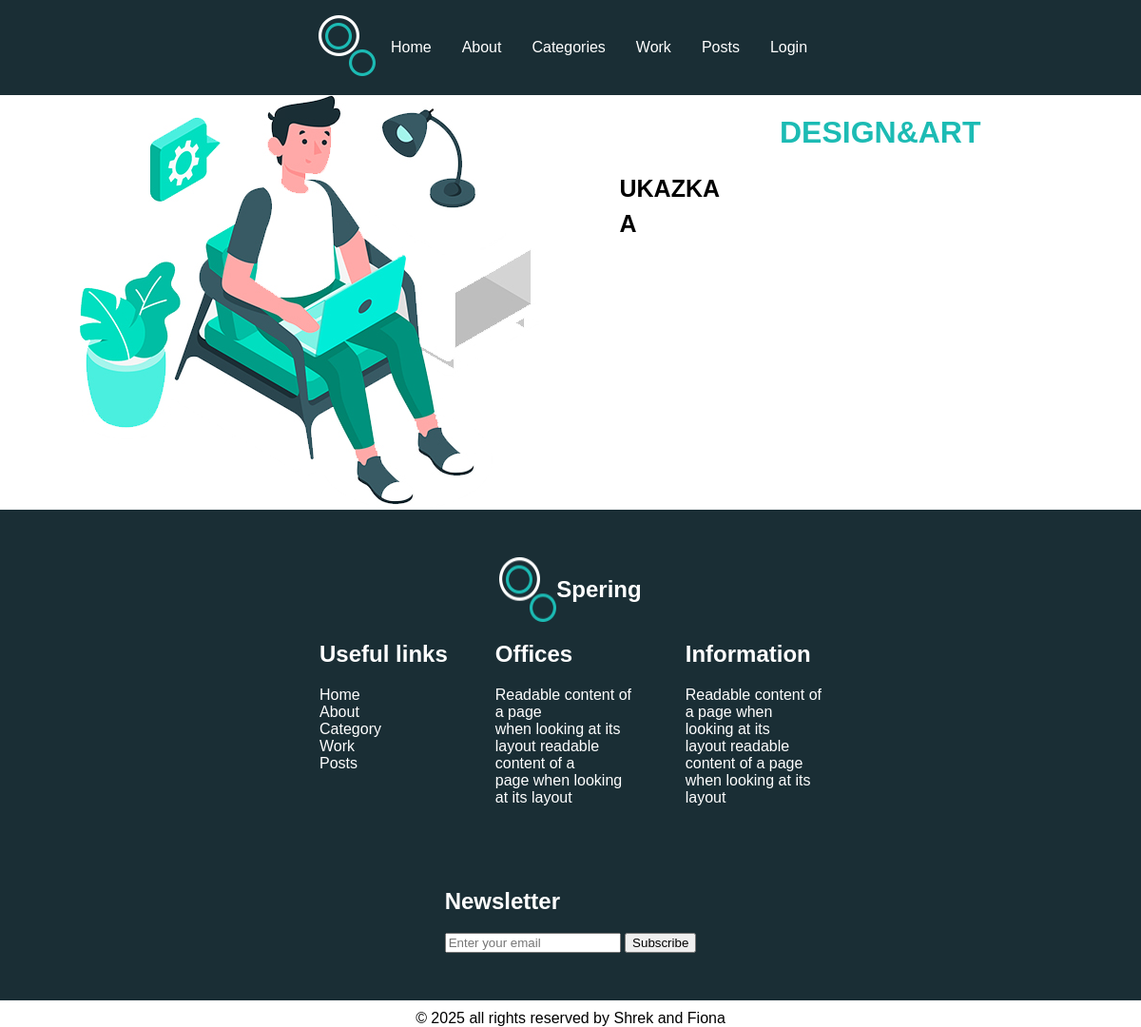
The app's page /category/4/ with its own data.
### myApp/models.py (models this page shows, shortened)
class Genre(models.Model):
    name = models.CharField(max_length=15, unique=True)

class Post(models.Model):
    title = models.CharField(max_length=50)
    author_name = models.ForeignKey(User, on_delete=models.CASCADE)
    content = models.TextField(null=False, blank = False)
    created_at = models.DateTimeField(auto_now_add=True)
    update = models.DateTimeField(auto_now=True)
    genres = models.ManyToManyField(Genre)

### myApp/views.py (the view)
# urls.py: path('category/<int:category_id>/', views.category_page, name='category_page'),
def category_page(request, category_id):
    category = get_object_or_404(Genre, id=category_id)
    posts = Post.objects.filter(genres=category)
    return render(request, 'myApp/category_page.html', {'category': category, 'posts': posts})

### myApp/context_processors.py (called while the page is built)
def genres_processor(request):
    return {'genres': Genre.objects.all()}

### myApp/templates/myApp/category_page.html (shortened to what this page needs)
{% load static %}
<!DOCTYPE html>
<html lang="en">
<head>
    <link rel="stylesheet" href="{% static 'style.css' %}">
</head>
<body>
<div class="grid-layout container">
    {% include 'myApp/header.html' %}
    <div class="sidebar">
        <img src="{% static 'images/experience-img.jpg' %}" class="image indexImage" alt="">
    </div>
    <div class="main">
        <h1 class="genreName">{{ category.name }}</h1>
        <ul>
            {% for post in posts %}
                <li>
                    <a class="liA" href="{% url 'post_detail' post.id %}">{{ post.title }}</a>
                </li>
            {% endfor %}
        </ul>
    </div>
    {% include 'myApp/footer.html' %}
</div>
</body>
</html>

### myApp/static/style.css (style rules this page uses)
body { margin : 0; font-family : sans-serif; }
.container { padding: 0 !important; margin: 0 auto; }
h1 { text-transform : uppercase; font-weight : 750; }
.indexImage { display : block; margin : 0 auto; max-width : 100%; height : auto; }
ul { list-style-type: none; padding: 0; }
ul li { margin: 0; padding: 0; }
.liA { line-height: 1.5; text-transform: uppercase; text-decoration: none; color: inherit; font-size: 25px; font-weight: 600; }
.genreName { font-size : 2rem; font-weight : 600; color : #1cbbb4; text-transform: uppercase; text-decoration: none; text-align: center; }
.image { max-width : 100%; height : auto; display : block; }
.sidebar { display: flex; justify-content: center; align-items: center; }
.grid-layout .sidebar { grid-area : sidebar; }
.grid-layout .main { grid-area : main; }
.grid-layout.container { display : grid; grid-template-rows : auto auto auto auto auto; grid-template-areas : "header" "sidebar" "main" "footer" "copyright"; }
@media (min-width: 720px) { .grid-layout.container { grid-template-rows: auto auto auto auto; grid-template-areas: "header header" "sidebar main" "footer footer" "copyright copyright"; } }
@media (min-width: 1020px) { .grid-layout.container { grid-template-rows: auto auto auto auto; grid-template-areas: "header header header" "sidebar main main" "footer footer footer" "copyright copyright copyright"; } }

### records on screen
Genre: name "DESIGN&ART"
Post: title "UKAZKA"
Post: title "A"
